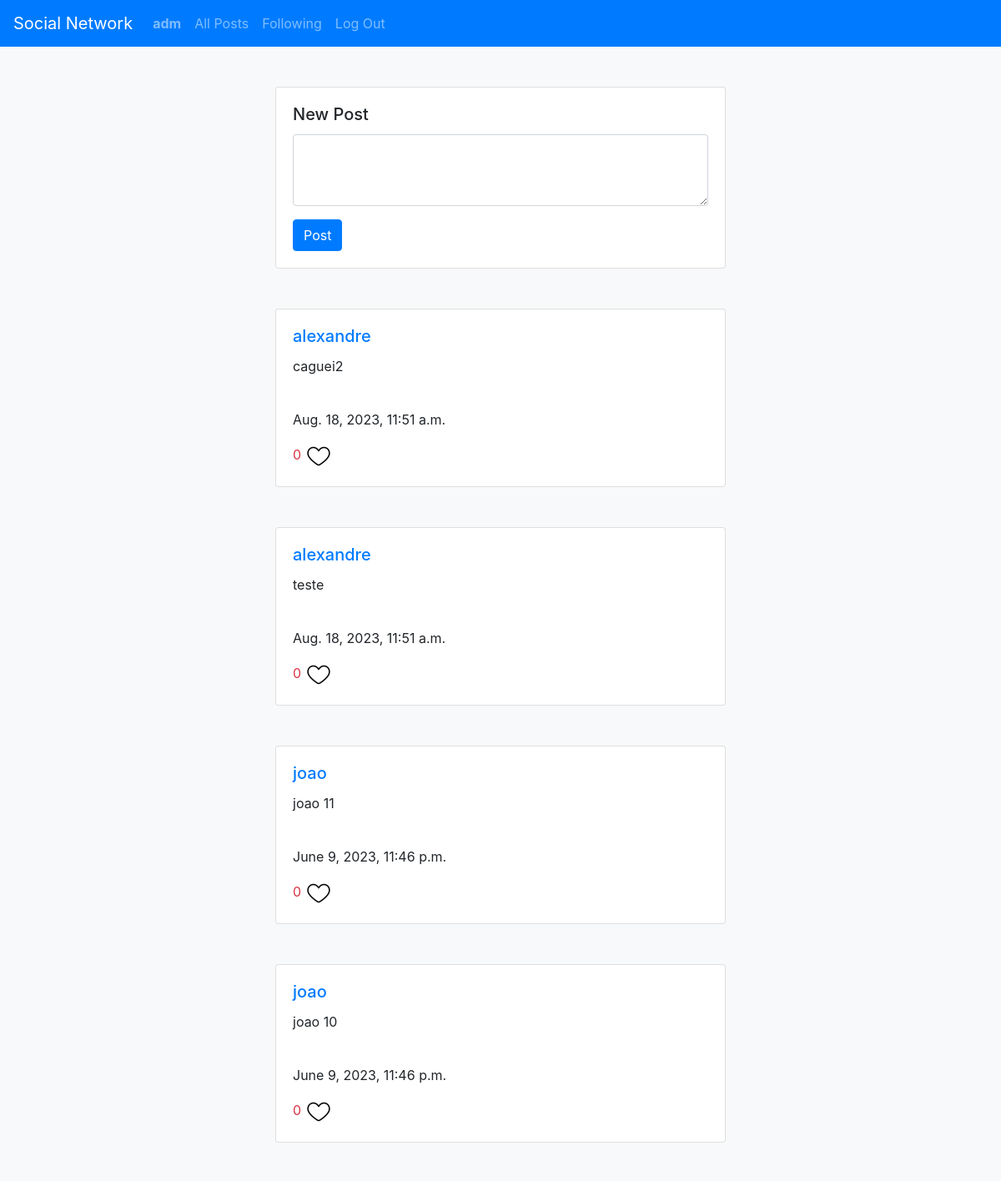
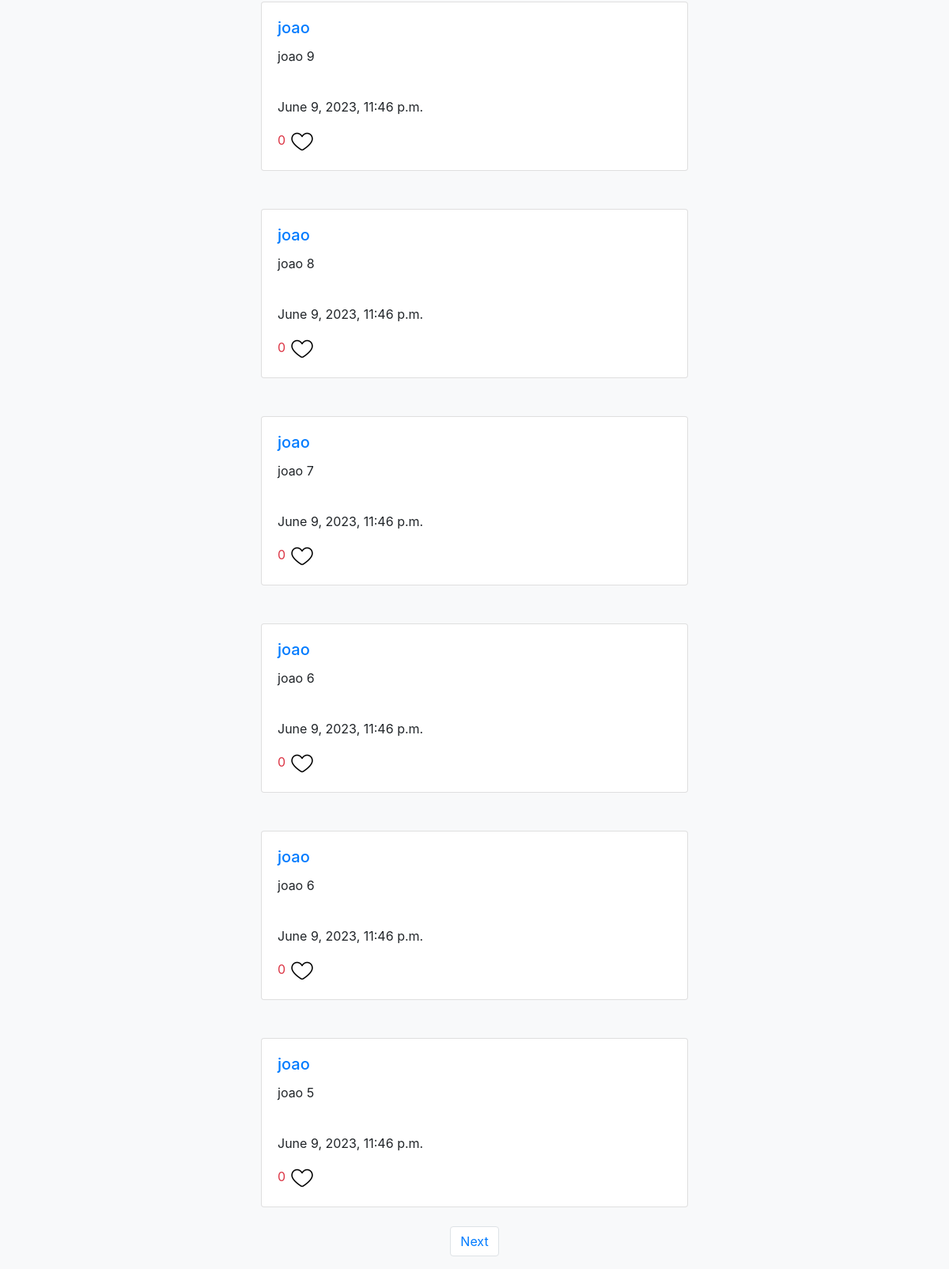
Page / (signed in) on the earlier database version (2 pictures, top to bottom).
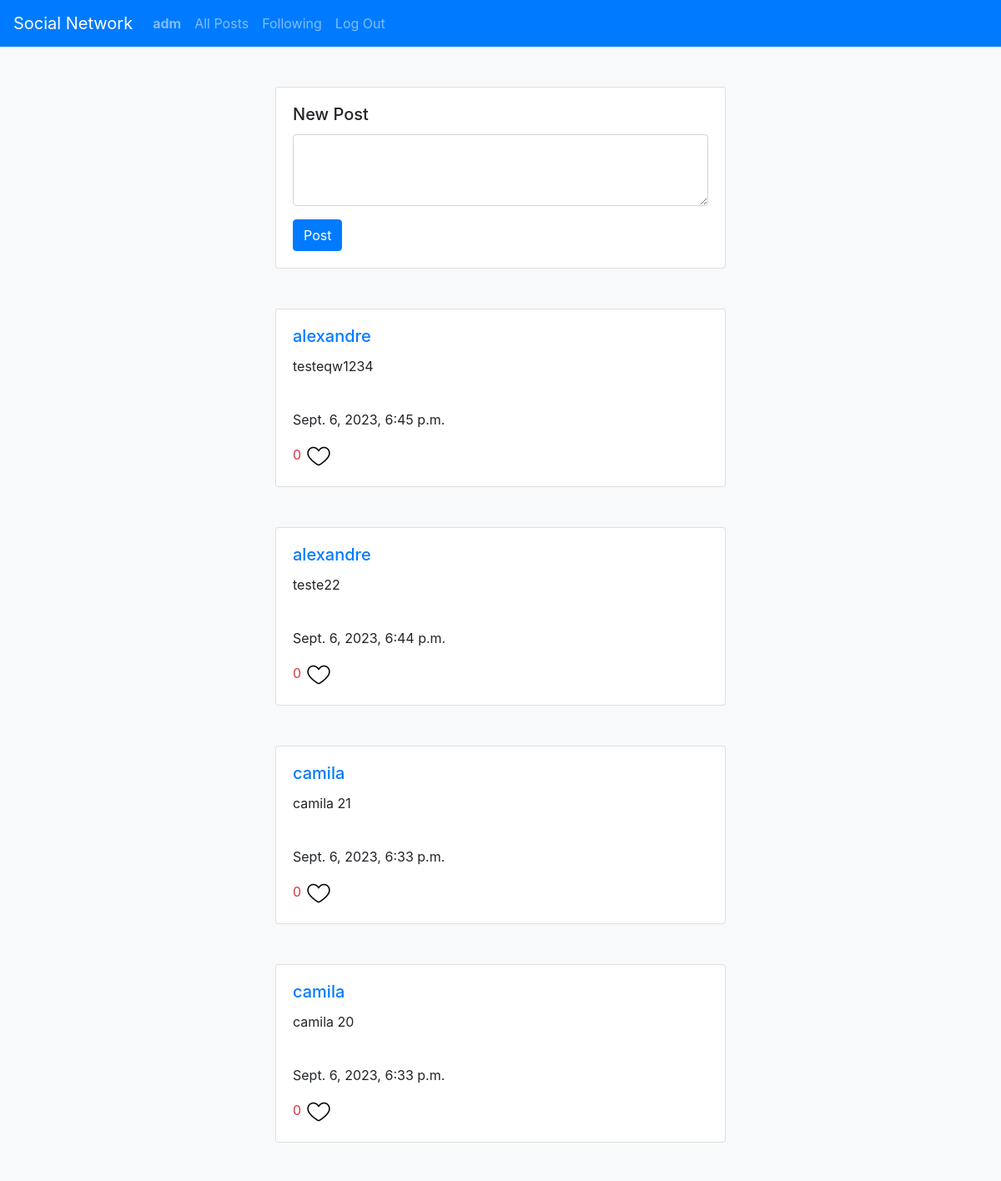
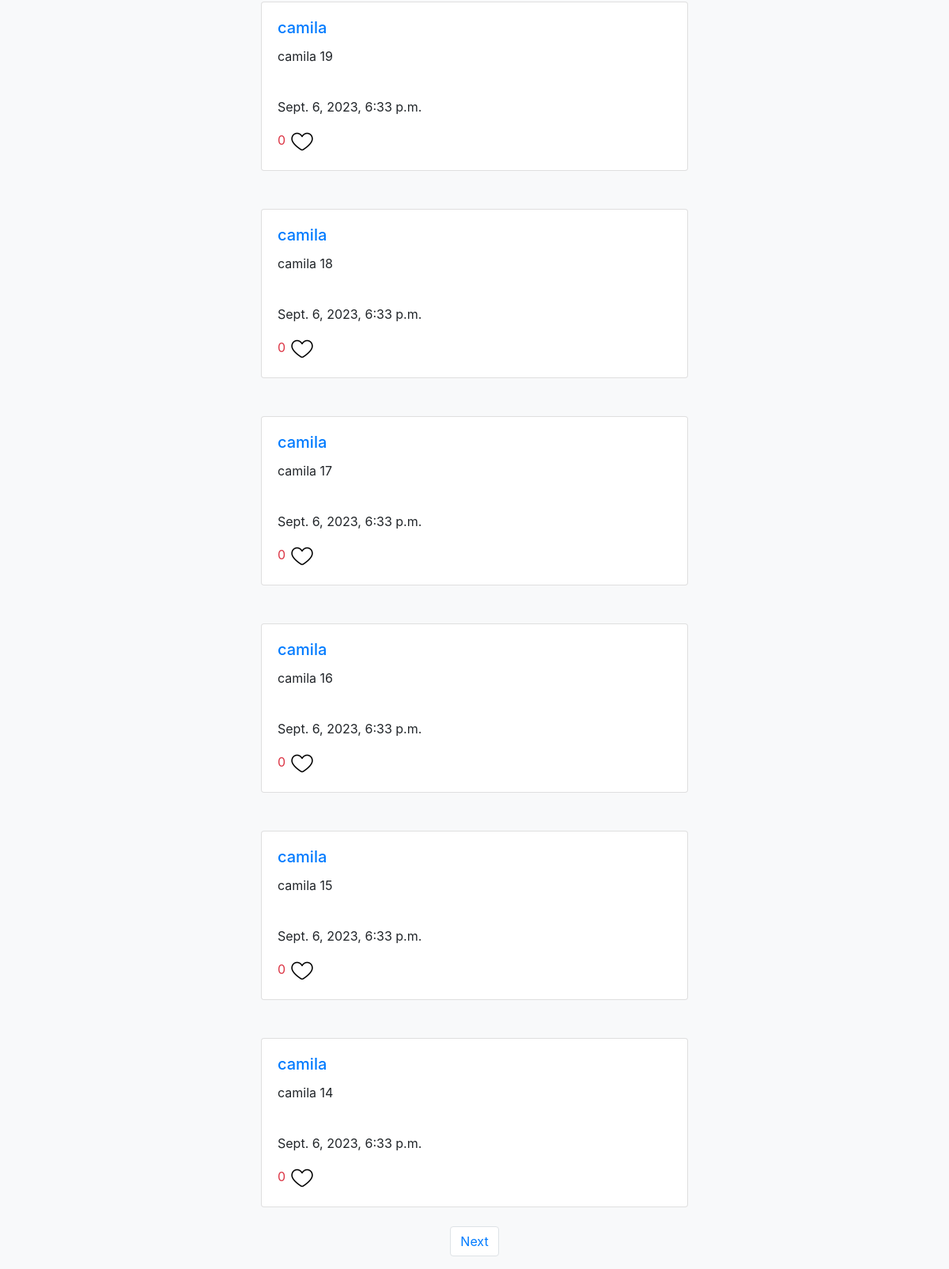
Same page on the later database version (2 pictures, top to bottom).
### network/models.py (models this page shows, shortened)
class Post(models.Model):
    user = models.ForeignKey(User, on_delete=models.CASCADE)
    content = models.TextField()
    created_at = models.DateTimeField(auto_now_add=True)
    liked_by = models.ManyToManyField(User, related_name='liked_posts')

class User(AbstractUser):
    pass
    followers = models.ManyToManyField('self', symmetrical=False, related_name='following')

### network/views.py (the view)
# urls.py: path("", views.index, name="index"),
def index(request):
    form = PostForm()
    posts = Post.objects.all().order_by('-id')
    if request.method == 'POST':
       new_post = Post(content=request.POST['post'], user=request.user)
       new_post.save()
       print('saved')
    paginator = Paginator(posts,10)
    page = request.GET.get('pagina')
    posts_paginados = paginator.get_page(page)
    user_id = request.user.id
    context = {
        'posts':posts_paginados,
        'user_id':user_id
    }
    return render(request, "network/index.html",context)

### network/templatetags/custom_tags.py (called while the page is built)
@register.simple_tag
def numberLike(id_post):
    post = Post.objects.get(id=id_post)
    numberLike = len(post.liked_by.all())
    return numberLike

@register.filter
def like(liker_id,post_id):
    liker = User.objects.get(id=liker_id)
    post = Post.objects.get(id=post_id)
    if liker in post.liked_by.all():
        return True
    else:
        return False

### network/templates/network/index.html (shortened to what this page needs)
{% extends "network/layout.html" %}
{% block body %}
{% if user.is_authenticated %}
<form action="" method="POST">
  <div class="container">
    <div class="row">
      <div class="col-md-6 offset-md-3">
        <div class="card mt-5">
          <div class="card-body">
            <h5 class="card-title">New Post</h5>
            <form>
              <div class="form-group">
                <textarea class="form-control" id="post" name="post" rows="3"></textarea>
              </div>
              <button type="submit" class="btn btn-primary">Post</button>
            </form>
          </div>
        </div>
      </div>
    </div>
  </div>
</form>
{% endif %}
{% for post in posts %}
<br><br>
<div class="container">
  <div class="row">
    <div class="col-md-6 mx-auto">
      <div class="card">
        <div class="card-body" id={{post.id}}>
          <a href="/perfil/{{post.user}}">
            <h5 class="card-title">{{post.user}}</h5>
          </a>
          <p class="card-text" id={{post.id}}>
            {{post.content}}
          </p>
          <textarea style="display: none;" class="textarea_edit" class="form-control" rows="3" cols="50"></textarea><br>
          <p class="card-text">{{post.created_at}}</p>
          <p class="card-text">
            <span class="text-danger">
              <span id="numberlikes{{post.id}}">
                {% load custom_tags %}
                {% numberLike post.id %}
              </span>
              {% if user.is_authenticated %}
              {% if request.user.id|like:post.id %}
              {% load static %}
              {% else %}
              {% load static %}
              <img id="likebtn" onclick="handlerOnclickLike(this, '{{request.user.id}}', '{{post.id}}')"
                src="{% static 'network/img/dislike.png' %}" width="32px">
              {% endif %}
              {% endif %}
          </p>
        </div>
      </div>
    </div>
  </div>
</div>
{% endfor %}
<br>
<div class="d-flex justify-content-center">
  <nav aria-label="Page navigation example">
    <ul class="pagination">
      {% if posts.has_next %}
      <li class="page-item"><a class="page-link" href="?pagina={{ posts.next_page_number }}">Next</a></li>
      {% endif %}
    </ul>
  </nav>
</div>
{% endblock %}

Differences in the rows shown:
removed Post: user "alexandre", content "caguei2", created_at "Aug. 18, 2023, 11:51 a.m.", id "0"
removed Post: user "alexandre", content "teste", created_at "Aug. 18, 2023, 11:51 a.m.", id "0"
removed Post: user "joao", content "joao 11", created_at "June 9, 2023, 11:46 p.m.", id "0"
removed Post: user "joao", content "joao 10", created_at "June 9, 2023, 11:46 p.m.", id "0"
removed Post: user "joao", content "joao 9", created_at "June 9, 2023, 11:46 p.m.", id "0"
removed Post: user "joao", content "joao 8", created_at "June 9, 2023, 11:46 p.m.", id "0"
removed Post: user "joao", content "joao 7", created_at "June 9, 2023, 11:46 p.m.", id "0"
removed Post: user "joao", content "joao 6", created_at "June 9, 2023, 11:46 p.m.", id "0"
removed Post: user "joao", content "joao 6", created_at "June 9, 2023, 11:46 p.m.", id "0"
removed Post: user "joao", content "joao 5", created_at "June 9, 2023, 11:46 p.m.", id "0"
added Post: user "alexandre", content "testeqw1234", created_at "Sept. 6, 2023, 6:45 p.m.", id "0"
added Post: user "alexandre", content "teste22", created_at "Sept. 6, 2023, 6:44 p.m.", id "0"
added Post: user "camila", content "camila 21", created_at "Sept. 6, 2023, 6:33 p.m.", id "0"
added Post: user "camila", content "camila 20", created_at "Sept. 6, 2023, 6:33 p.m.", id "0"
added Post: user "camila", content "camila 19", created_at "Sept. 6, 2023, 6:33 p.m.", id "0"
added Post: user "camila", content "camila 18", created_at "Sept. 6, 2023, 6:33 p.m.", id "0"
added Post: user "camila", content "camila 17", created_at "Sept. 6, 2023, 6:33 p.m.", id "0"
added Post: user "camila", content "camila 16", created_at "Sept. 6, 2023, 6:33 p.m.", id "0"
added Post: user "camila", content "camila 15", created_at "Sept. 6, 2023, 6:33 p.m.", id "0"
added Post: user "camila", content "camila 14", created_at "Sept. 6, 2023, 6:33 p.m.", id "0"
